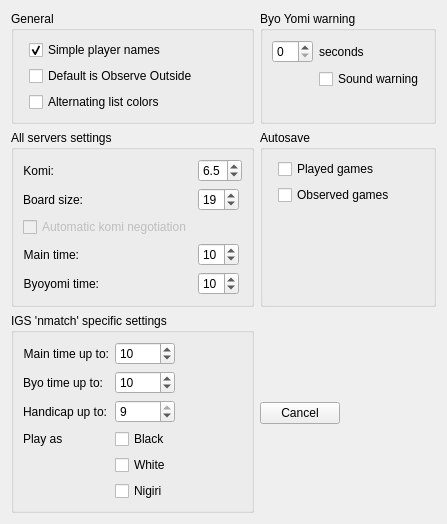
      <widget class="QWidget" name="ServerPrefs">
       <layout class="QGridLayout" name="gridLayout_4">
        <item row="0" column="0">
         <layout class="QGridLayout" name="gridLayout_5">
          <item row="1" column="1">
           <widget class="QGroupBox" name="groupBox_17">
            <property name="sizePolicy">
             <sizepolicy hsizetype="Expanding" vsizetype="Expanding">
              <horstretch>0</horstretch>
              <verstretch>0</verstretch>
             </sizepolicy>
            </property>
            <property name="title">
             <string>Autosave</string>
            </property>
            <layout class="QFormLayout" name="formLayout_6">
             <property name="fieldGrowthPolicy">
              <enum>QFormLayout::ExpandingFieldsGrow</enum>
             </property>
             <item row="0" column="1">
              <widget class="QCheckBox" name="CheckBox_autoSave_Played">
               <property name="text">
                <string>Played games</string>
               </property>
              </widget>
             </item>
             <item row="1" column="1">
              <widget class="QCheckBox" name="CheckBox_autoSave">
               <property name="text">
                <string>Observed games</string>
               </property>
              </widget>
             </item>
            </layout>
           </widget>
          </item>
          <item row="1" column="0">
           <widget class="QGroupBox" name="groupBox_6">
            <property name="sizePolicy">
             <sizepolicy hsizetype="Expanding" vsizetype="Preferred">
              <horstretch>0</horstretch>
              <verstretch>0</verstretch>
             </sizepolicy>
            </property>
            <property name="title">
             <string>All servers settings</string>
            </property>
            <layout class="QFormLayout" name="formLayout_3">
             <property name="fieldGrowthPolicy">
              <enum>QFormLayout::ExpandingFieldsGrow</enum>
             </property>
             <item row="0" column="0">
              <widget class="QLabel" name="TextLabel3_3_2">
               <property name="toolTip">
                <string>Komi: added to white's result</string>
               </property>
               <property name="text">
                <string>Komi:</string>
               </property>
               <property name="alignment">
                <set>Qt::AlignRight|Qt::AlignTrailing|Qt::AlignVCenter</set>
               </property>
              </widget>
             </item>
             <item row="0" column="1">
              <widget class="QSpinBox" name="komiSpinDefault">
               <property name="maximumSize">
                <size>
                 <width>60</width>
                 <height>32767</height>
                </size>
               </property>
               <property name="toolTip">
                <string>Komi: added to white's result</string>
               </property>
               <property name="suffix">
                <string>.5</string>
               </property>
               <property name="minimum">
                <number>1</number>
               </property>
               <property name="maximum">
                <number>9</number>
               </property>
               <property name="value">
                <number>6</number>
               </property>
              </widget>
             </item>
             <item row="1" column="0">
              <widget class="QLabel" name="TextLabel3_3">
               <property name="toolTip">
                <string>board size</string>
               </property>
               <property name="text">
                <string>Board size:</string>
               </property>
               <property name="alignment">
                <set>Qt::AlignRight|Qt::AlignTrailing|Qt::AlignVCenter</set>
               </property>
              </widget>
             </item>
             <item row="1" column="1">
              <widget class="QSpinBox" name="boardSizeSpin">
               <property name="maximumSize">
                <size>
                 <width>60</width>
                 <height>32767</height>
                </size>
               </property>
               <property name="toolTip">
                <string>Board size</string>
               </property>
               <property name="minimum">
                <number>4</number>
               </property>
               <property name="maximum">
                <number>36</number>
               </property>
               <property name="value">
                <number>19</number>
               </property>
              </widget>
             </item>
             <item row="2" column="0">
              <widget class="QCheckBox" name="automaticNegotiationCheckBox">
               <property name="enabled">
                <bool>false</bool>
               </property>
               <property name="toolTip">
                <string>allow client to negotiate automatic</string>
               </property>
               <property name="whatsThis">
                <string>Automatic Negotiation

Allow client to negotiate komi automatic.

Be careful: it may be annoying if opponent does not want to accept your defaults even if defaults have been sent to opponent before. This may be due to different internal use of negotiation values by clients.</string>
               </property>
               <property name="text">
                <string>Automatic komi negotiation</string>
               </property>
              </widget>
             </item>
             <item row="3" column="0">
              <widget class="QLabel" name="TextLabel6">
               <property name="toolTip">
                <string>Playing time</string>
               </property>
               <property name="text">
                <string>Main time:</string>
               </property>
               <property name="alignment">
                <set>Qt::AlignRight|Qt::AlignTrailing|Qt::AlignVCenter</set>
               </property>
              </widget>
             </item>
             <item row="3" column="1">
              <widget class="QSpinBox" name="timeSpin">
               <property name="sizePolicy">
                <sizepolicy hsizetype="Minimum" vsizetype="Minimum">
                 <horstretch>0</horstretch>
                 <verstretch>0</verstretch>
                </sizepolicy>
               </property>
               <property name="maximumSize">
                <size>
                 <width>60</width>
                 <height>23</height>
                </size>
               </property>
               <property name="toolTip">
                <string>Playing time</string>
               </property>
               <property name="suffix">
                <string/>
               </property>
               <property name="minimum">
                <number>0</number>
               </property>
               <property name="maximum">
                <number>99</number>
               </property>
               <property name="value">
                <number>10</number>
               </property>
              </widget>
             </item>
             <item row="4" column="0">
              <widget class="QLabel" name="TextLabel7">
               <property name="toolTip">
                <string>Additional time for 25 moves; after 25 moves the byoyomi time starts again and again</string>
               </property>
               <property name="text">
                <string>Byoyomi time:</string>
               </property>
               <property name="alignment">
                <set>Qt::AlignRight|Qt::AlignTrailing|Qt::AlignVCenter</set>
               </property>
              </widget>
             </item>
             <item row="4" column="1">
              <widget class="QSpinBox" name="BYSpin">
               <property name="sizePolicy">
                <sizepolicy hsizetype="Minimum" vsizetype="Minimum">
                 <horstretch>0</horstretch>
                 <verstretch>0</verstretch>
                </sizepolicy>
               </property>
               <property name="maximumSize">
                <size>
                 <width>60</width>
                 <height>23</height>
                </size>
               </property>
               <property name="toolTip">
                <string>Additional time for 25 moves; after 25 moves the byoyomi time starts again and again</string>
               </property>
               <property name="maximum">
                <number>60</number>
               </property>
               <property name="value">
                <number>10</number>
               </property>
              </widget>
             </item>
            </layout>
           </widget>
          </item>
          <item row="0" column="0">
           <widget class="QGroupBox" name="groupBox_16">
            <property name="sizePolicy">
             <sizepolicy hsizetype="Expanding" vsizetype="Preferred">
              <horstretch>0</horstretch>
              <verstretch>0</verstretch>
             </sizepolicy>
            </property>
            <property name="title">
             <string>General</string>
            </property>
            <layout class="QFormLayout" name="formLayout_5">
             <item row="0" column="1">
              <widget class="QCheckBox" name="simplePlayerNamesCB">
               <property name="text">
                <string>Simple player names</string>
               </property>
               <property name="checked">
                <bool>true</bool>
               </property>
              </widget>
             </item>
             <item row="1" column="1">
              <widget class="QCheckBox" name="observeOutsideCB">
               <property name="text">
                <string>Default is Observe Outside</string>
               </property>
              </widget>
             </item>
             <item row="2" column="1">
              <widget class="QCheckBox" name="alternateListColorsCB">
               <property name="text">
                <string>Alternating list colors</string>
               </property>
              </widget>
             </item>
            </layout>
           </widget>
          </item>
          <item row="0" column="1">
           <widget class="QGroupBox" name="groupBox_14">
            <property name="sizePolicy">
             <sizepolicy hsizetype="Expanding" vsizetype="Expanding">
              <horstretch>0</horstretch>
              <verstretch>0</verstretch>
             </sizepolicy>
            </property>
            <property name="title">
             <string>Byo Yomi warning</string>
            </property>
            <layout class="QFormLayout" name="formLayout_2">
             <item row="0" column="0">
              <widget class="QSpinBox" name="ByoSecWarning">
               <property name="maximum">
                <number>60</number>
               </property>
               <property name="singleStep">
                <number>5</number>
               </property>
              </widget>
             </item>
             <item row="0" column="1">
              <widget class="QLabel" name="byoYomiWarningLabel">
               <property name="text">
                <string>seconds</string>
               </property>
              </widget>
             </item>
             <item row="1" column="1">
              <widget class="QCheckBox" name="ByoSoundWarning">
               <property name="text">
                <string>Sound warning</string>
               </property>
              </widget>
             </item>
            </layout>
           </widget>
          </item>
          <item row="2" column="0">
           <widget class="QGroupBox" name="groupBox_15">
            <property name="sizePolicy">
             <sizepolicy hsizetype="Expanding" vsizetype="Preferred">
              <horstretch>0</horstretch>
              <verstretch>0</verstretch>
             </sizepolicy>
            </property>
            <property name="title">
             <string>IGS 'nmatch' specific settings</string>
            </property>
            <layout class="QFormLayout" name="formLayout_4">
             <item row="0" column="0">
              <widget class="QLabel" name="TextLabel6_3">
               <property name="toolTip">
                <string>Playing time</string>
               </property>
               <property name="text">
                <string>Main time up to:</string>
               </property>
               <property name="alignment">
                <set>Qt::AlignRight|Qt::AlignTrailing|Qt::AlignVCenter</set>
               </property>
              </widget>
             </item>
             <item row="0" column="1">
              <widget class="QSpinBox" name="timeSpin_Nmatch">
               <property name="maximumSize">
                <size>
                 <width>60</width>
                 <height>23</height>
                </size>
               </property>
               <property name="toolTip">
                <string>Playing time</string>
               </property>
               <property name="suffix">
                <string/>
               </property>
               <property name="minimum">
                <number>0</number>
               </property>
               <property name="maximum">
                <number>99</number>
               </property>
               <property name="value">
                <number>10</number>
               </property>
              </widget>
             </item>
             <item row="1" column="0">
              <widget class="QLabel" name="TextLabel7_2">
               <property name="toolTip">
                <string>Additional time for 25 moves; after 25 moves the byoyomi time starts again and again</string>
               </property>
               <property name="text">
                <string>Byo time up to:</string>
               </property>
               <property name="alignment">
                <set>Qt::AlignRight|Qt::AlignTrailing|Qt::AlignVCenter</set>
               </property>
              </widget>
             </item>
             <item row="1" column="1">
              <widget class="QSpinBox" name="BYSpin_Nmatch">
               <property name="maximumSize">
                <size>
                 <width>60</width>
                 <height>23</height>
                </size>
               </property>
               <property name="toolTip">
                <string>Additional time for 25 moves; after 25 moves the byoyomi time starts again and again</string>
               </property>
               <property name="maximum">
                <number>60</number>
               </property>
               <property name="value">
                <number>10</number>
               </property>
              </widget>
             </item>
             <item row="2" column="0">
              <widget class="QLabel" name="TextLabel3_3_4">
               <property name="toolTip">
                <string>board size</string>
               </property>
               <property name="text">
                <string>Handicap up to:</string>
               </property>
               <property name="alignment">
                <set>Qt::AlignRight|Qt::AlignTrailing|Qt::AlignVCenter</set>
               </property>
              </widget>
             </item>
             <item row="2" column="1">
              <widget class="QSpinBox" name="HandicapSpin_Nmatch">
               <property name="maximumSize">
                <size>
                 <width>60</width>
                 <height>23</height>
                </size>
               </property>
               <property name="toolTip">
                <string>Maximum handicap</string>
               </property>
               <property name="specialValueText">
                <string>0</string>
               </property>
               <property name="minimum">
                <number>1</number>
               </property>
               <property name="maximum">
                <number>9</number>
               </property>
               <property name="value">
                <number>9</number>
               </property>
              </widget>
             </item>
             <item row="3" column="0">
              <widget class="QLabel" name="textLabel2">
               <property name="text">
                <string>Play as</string>
               </property>
              </widget>
             </item>
             <item row="3" column="1">
              <widget class="QCheckBox" name="checkBox_Nmatch_Black">
               <property name="text">
                <string>Black</string>
               </property>
              </widget>
             </item>
             <item row="4" column="1">
              <widget class="QCheckBox" name="checkBox_Nmatch_White">
               <property name="text">
                <string>White</string>
               </property>
              </widget>
             </item>
             <item row="5" column="1">
              <widget class="QCheckBox" name="checkBox_Nmatch_Nigiri">
               <property name="text">
                <string>Nigiri</string>
               </property>
              </widget>
             </item>
            </layout>
           </widget>
          </item>
          <item row="2" column="1">
           <widget class="QPushButton" name="cancelButtonServer">
            <property name="sizePolicy">
             <sizepolicy hsizetype="Fixed" vsizetype="Fixed">
              <horstretch>0</horstretch>
              <verstretch>0</verstretch>
             </sizepolicy>
            </property>
            <property name="text">
             <string>Cancel</string>
            </property>
           </widget>
          </item>
         </layout>
        </item>
       </layout>
      </widget>
